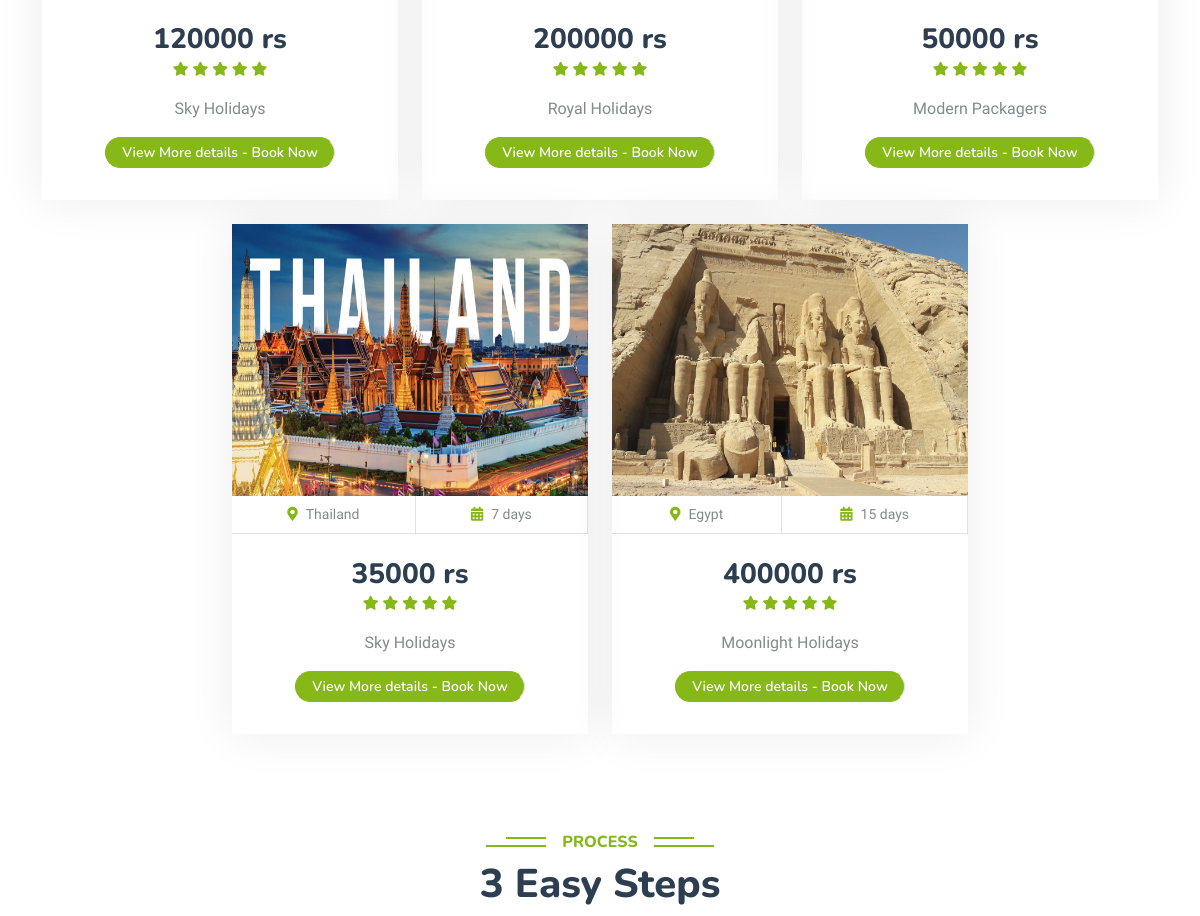
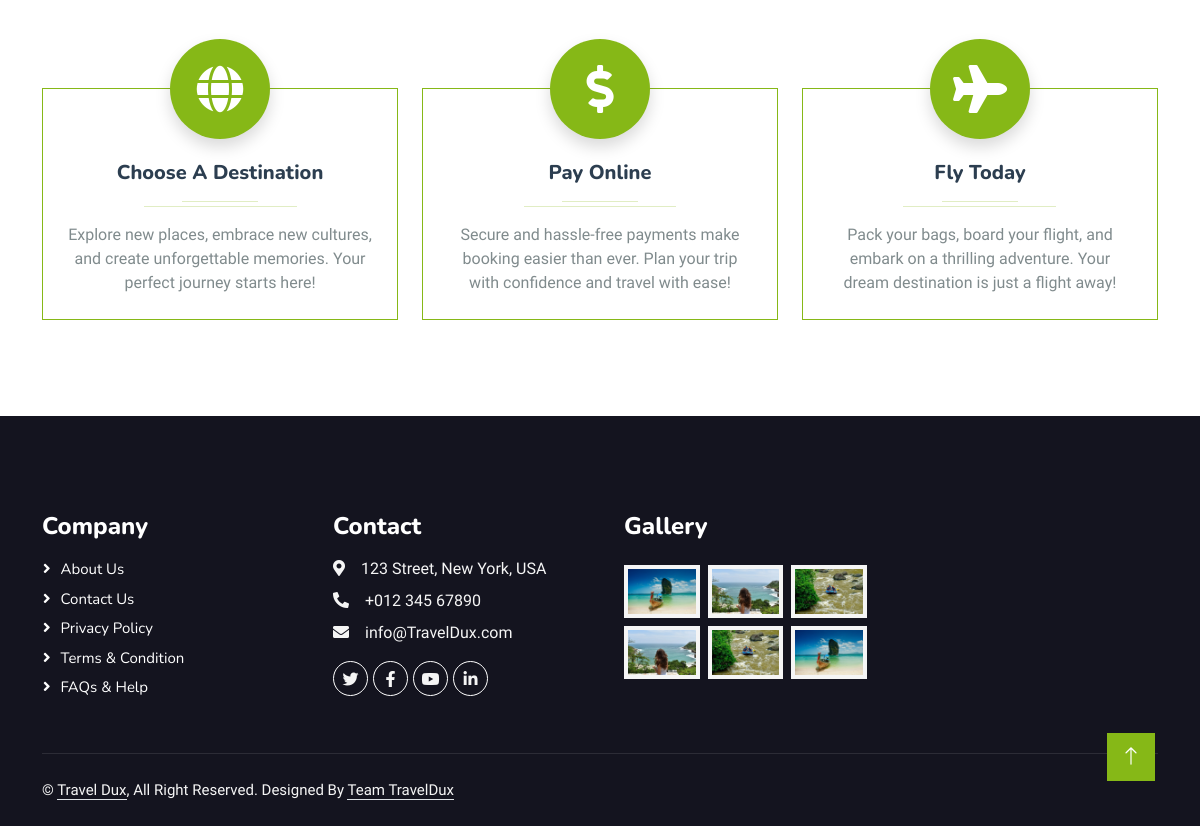
/packagePage/ (lower part), run on an earlier commit of the app's database (2 pictures, top to bottom).
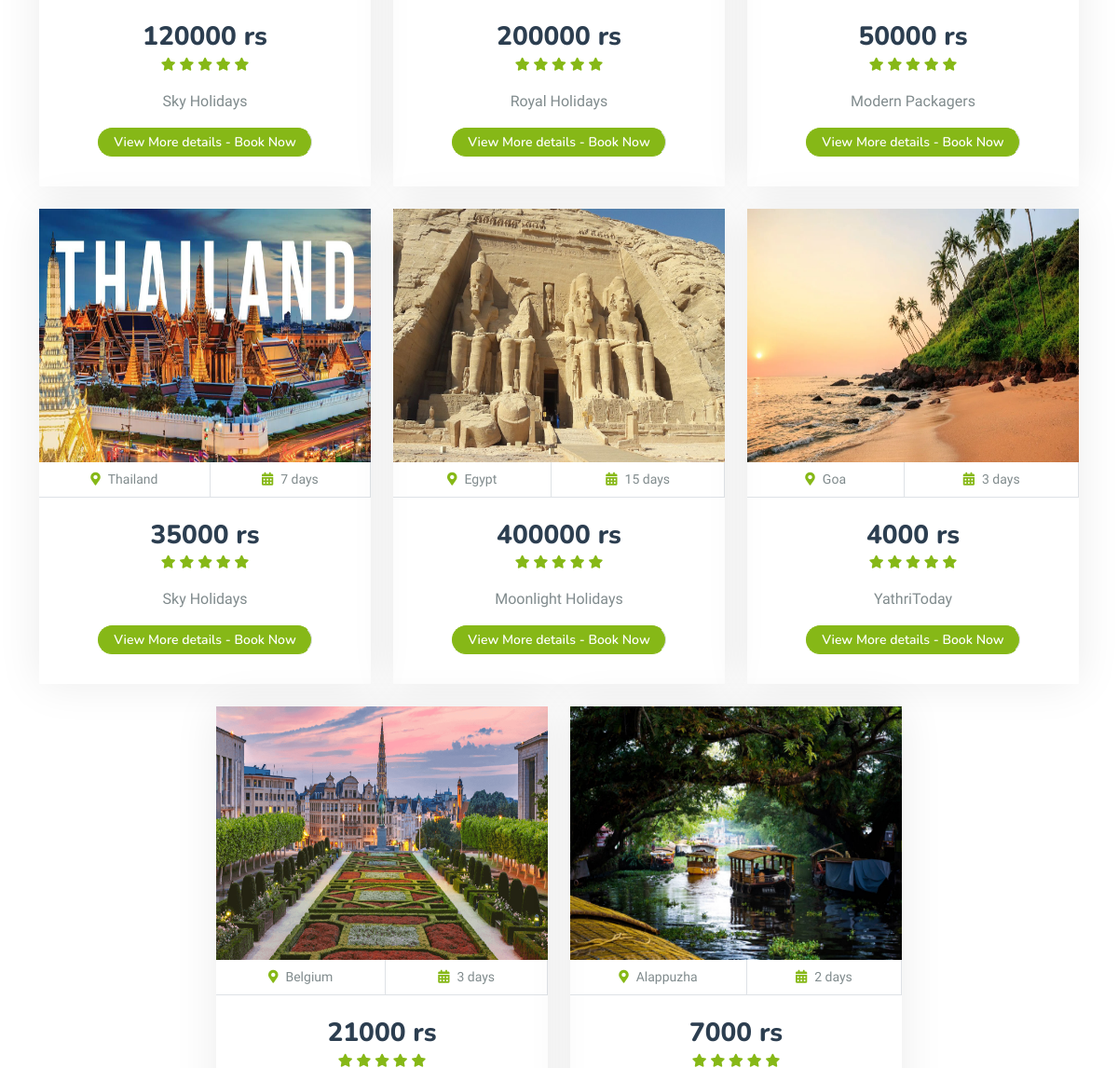
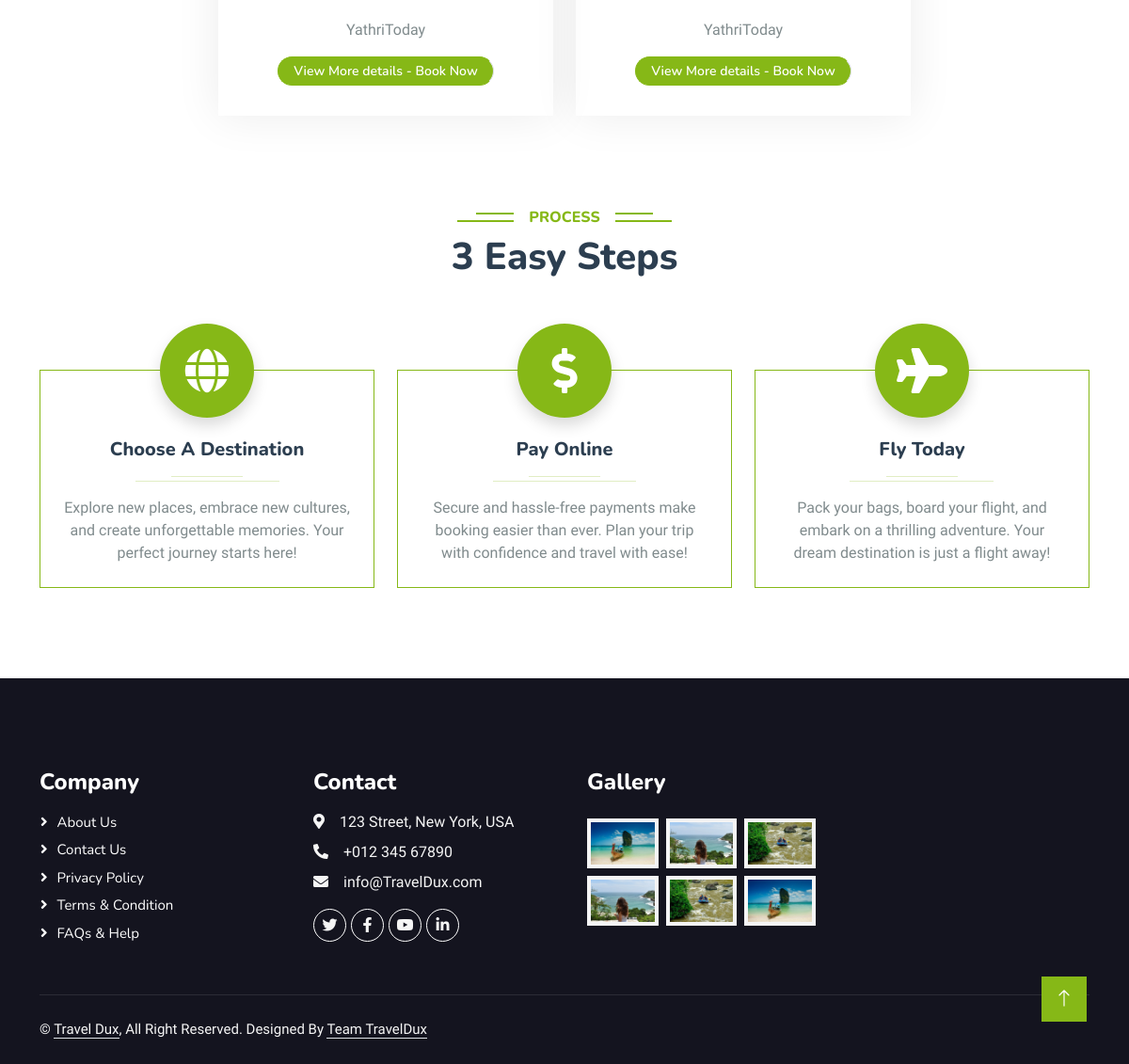
And on a later commit of the database (2 pictures, top to bottom).
### home/models.py (models this page shows, shortened)
class packages(models.Model):
    destination = models.CharField(max_length=100)
    description = models.CharField(max_length=1000)
    duration = models.CharField(max_length=10)
    price = models.IntegerField()
    packager_name = models.CharField(max_length=100)
    image1 = models.ImageField(upload_to='uploads/',null=True, blank=True)
    image2 = models.ImageField(upload_to='uploads/',null=True, blank=True)
    image3 = models.ImageField(upload_to='uploads/',null=True, blank=True)
    image4 = models.ImageField(upload_to='uploads/',null=True, blank=True)
    verification = models.CharField(max_length=100,default="Not Verified")

### home/views.py (the view)
# urls.py: path('packagePage/',views.packagePage,name='packagePage'),
def packagePage(request):
    if 'ids' in request.session:
        request.session.flush()
    verified = 'verified'
    items = packages.objects.filter(verification=verified)
    context = {
        'items':items,
    }
    return render(request,'userInterface/package.html',context)

### template/userInterface/package.html (shortened to what the changed rows need)
{% load static %}
<!DOCTYPE html>
<html lang="en">
<head>
    <link href="https://cdnjs.cloudflare.com/ajax/libs/font-awesome/5.10.0/css/all.min.css" rel="stylesheet">
    <link href="https://cdn.jsdelivr.net/npm/bootstrap-icons@1.4.1/font/bootstrap-icons.css" rel="stylesheet">
    <link href="{% static 'lib/animate/animate.min.css' %}" rel="stylesheet">
    <link href="{% static 'lib/owlcarousel/assets/owl.carousel.min.css' %}" rel="stylesheet">
    <link href="{% static 'lib/tempusdominus/css/tempusdominus-bootstrap-4.min.css' %}" rel="stylesheet" />
    <link href="{% static 'css/bootstrap.min.css' %}" rel="stylesheet">
    <link href="{% static 'css/style.css' %}" rel="stylesheet">
</head>
<body>
    <div class="container-xxl py-5">
        <div class="container">
            <div class="row g-4 justify-content-center">
                {% for i in items %}
                <div class="col-lg-4 col-md-6 wow fadeInUp" data-wow-delay="0.1s">
                    <div class="package-item">
                        <div class="overflow-hidden">
                            <img class="img-fluid" src="{{i.image1.url}}" alt="" style="height: 272px;">
                        </div>
                        <div class="d-flex border-bottom">
                            <small class="flex-fill text-center border-end py-2"><i class="fa fa-map-marker-alt text-primary me-2"></i>{{i.destination}}</small>
                            <small class="flex-fill text-center border-end py-2"><i class="fa fa-calendar-alt text-primary me-2"></i>{{i.duration}} days</small>
                        </div>
                        <div class="text-center p-4">
                            <h3 class="mb-0">{{i.price}} rs</h3>
                            <div class="mb-3">
                                <small class="fa fa-star text-primary"></small>
                                <small class="fa fa-star text-primary"></small>
                                <small class="fa fa-star text-primary"></small>
                                <small class="fa fa-star text-primary"></small>
                                <small class="fa fa-star text-primary"></small>
                            </div>
                            <p>{{i.packager_name}}</p>
                            <div class="d-flex justify-content-center mb-2">
                                <a href="{% url 'Userviewsection' i.id %}" class="btn btn-sm btn-primary px-3 border-end" style="border-radius: 30px">View More details - Book Now</a>
                            </div>
                        </div>
                    </div>
                </div>
                {% endfor %}
            </div>
        </div>
    </div>
    <div class="container-xxl py-5">
        <div class="container">
            <div class="text-center pb-4 wow fadeInUp" data-wow-delay="0.1s">
                <h1 class="mb-5">3 Easy Steps</h1>
            </div>
        </div>
    </div>
</body>
</html>

What changed in the data, as far as the page shows it:
added packages: image1 (picture), destination "Goa", duration "3", price "4000", packager_name "YathriToday"
added packages: image1 (picture), destination "Belgium", duration "3", price "21000", packager_name "YathriToday"
added packages: image1 (picture), destination "Alappuzha", duration "2", price "7000", packager_name "YathriToday"
